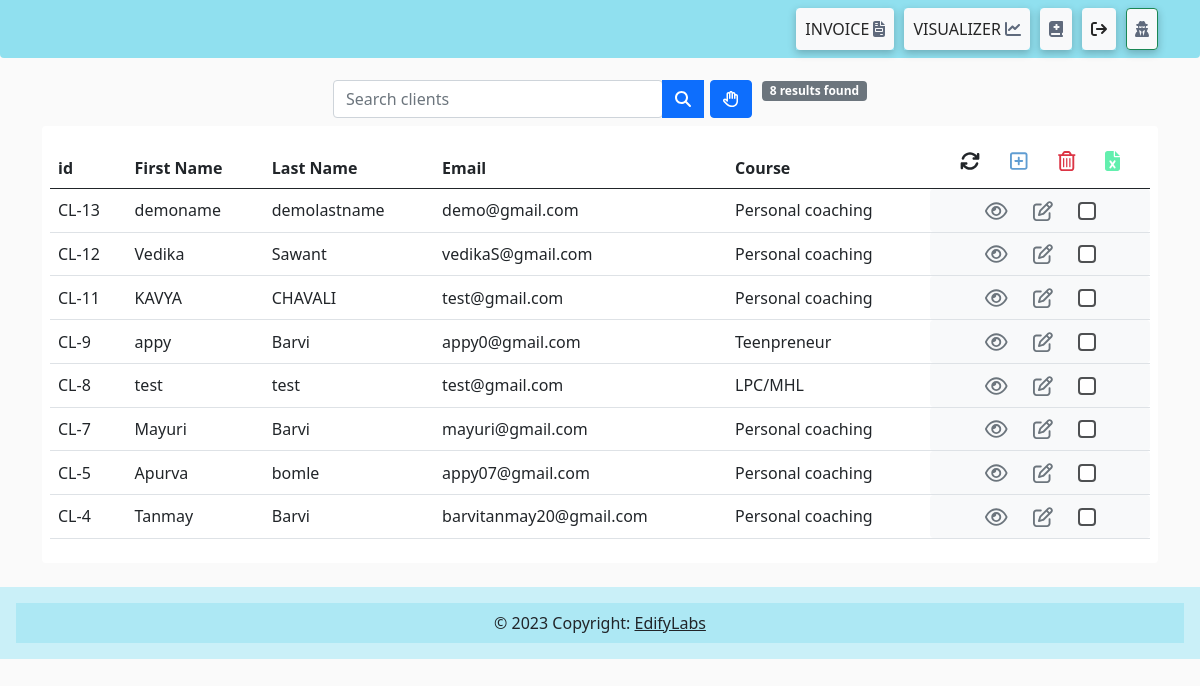
The app's page /clients-list/ (signed in) with its own data.
### clientsapp/models.py (models this page shows, shortened)
class Clients(models.Model):
    first_name = models.CharField(max_length=100)
    last_name = models.CharField(max_length=100)
    gender = models.CharField(max_length=1, null=True, choices=GENDER_client , blank=True)
    company_name = models.CharField(max_length=100)
    email_id = models.EmailField(max_length=100)
    contact = models.CharField(max_length=13)
    date_of_birth = models.CharField(max_length=100)
    address = models.TextField(max_length=150, null=True)
    coaching_type_course = models.ForeignKey(Course, on_delete=models.CASCADE)
    date_added = models.DateTimeField(auto_now_add=True)
    class Meta:
        ordering = ('-date_added', )

class Course(models.Model):
    title = models.CharField(" 📌 Title ", max_length=100)
    desc = models.CharField(
        "💬 Small Message?", max_length=100, blank=True, default="")
    date = models.DateTimeField(auto_now_add=True)
    def __str__(self):
        return str(self.title)

### clientsapp/views.py (the view)
# urls.py: path('clients-list/', clients_list, name='clients_list'),
@login_required(login_url='loginPage')
def clients_list(request):
    all_clients = Clients.objects.all()
    page = "All clients | Edify Lab's Business Tool"
    if len(all_clients) != 0:
        context_clients_list = {
            "clients_list": all_clients, "total_clients": len(all_clients) , "page" : page}
    else:
        error = "NO SILENTS 0"
        context_clients_list = {"error": error  , "page":page}
    return render(request, "clients_template/clients_list.html/", context_clients_list)

### templates/clients_template/clients_list.html (shortened to what this page needs)
{% extends "base.html" %}
{% load crispy_forms_tags %}
{% block content %}
<br>
<div class="container mt-5" style="overflow-x:auto">
    <div class="container-fluid mt-2 mb-2">
        <form method="POST" action="{% url 'search_client' %}">
              <div style="display: inline-block;" class="row height d-flex justify-content-center align-items-center">
                <div class="col-md-6">
                    <div class="input-group">
                        <input  type="text" name="title" class="form-control rounded" placeholder="Search clients"  />
                        <button type="submit" class="btn btn-primary form-submit-button"> <i class="fas fa-search"></i></button>
                        <div style="margin-left:6px ;">
                            <button class="btn btn-primary" type="button" data-bs-toggle="offcanvas" data-bs-target="#offcanvasTop" aria-controls="offcanvasTop">
                                <i class="fa-regular fa-hand"></i>
                            </button>
                        </div>
                        <div style="margin-left:10px ;">
                            {% if filter_title %}
                                <h6><span class="badge bg-secondary">  {{filter_title_total}}  results found</span></h6>
                            {% elif total_clients%}
                            <h6><span class="badge bg-secondary"> {{total_clients}} results found</span></h6>
                            {% else %}
                            <h6><span class="badge bg-secondary"> 0 results found</span></h6>
                            {% endif %}
                        </div>
                    </div>
                </div>
            </div>
        </form>
    </div>
    {% if filter_title %}
    <form method="post" class="bg-white p-2  rounded" action="{% url 'item_delete' %}">
        {% csrf_token %}
        <table class="table">
            <thead class="border-bottom  fw-bold">
                <tr>
                    <td>id</td>
                    <td>First Name</td>
                    <td>Last Name</td>
                    <td>Email</td>
                    <td>Course</td>
                    <td class="text-center " width="20%">
                        <a href="{% url 'clients_list' %}" title="Refresh" class="btn">
                            <i class="fa-solid fa-arrows-rotate fa-lg"></i>
                        </a>
                        <a href="{% url 'home' %}" class="btn"  title="Add a client">
                            <i class="fa-regular fa-square-plus fa-lg" style="color: #609dd2;"></i>
                        </a>
                        <button type="submit" class="btn"  title="Delete">
                            <i class="far fa-trash-alt fa-lg text-danger float-right"></i>
                        </button>
                         <a href="{% url 'download_clients_excel' %}" class="btn"  title="download to excel">
                            <i class="fa-solid fa-file-excel fa-lg" style="color: #63efae;"></i>
                        </a>
                    </td>
                </tr>
            </thead>
            <tbody  style="vertical-align: middle;">
                {% for clients in filter_title %}
                    <tr>
                        <td>CL-{{clients.id}}</td>
                        <td>{{clients.first_name}}</td>
                        <td>{{clients.last_name}}</td>
                        <td>{{clients.email_id}}</td>
                        <td>{{clients.coaching_type_course}}</td>
                        <td class="rounded bg-light text-center">
                            <a href="{% url 'download_client' clients.id %}" class="btn text-secondary px-0  inline-input">
                                <i class="fa-regular fa-eye fa-lg" title="view"></i>
                            </a>
                            <a href="{% url 'client_update' clients.id %}" class="btn text-secondary px-0  inline-input">
                                <i class="far fa-edit fa-lg"></i>
                            </a>
                            <input style="width:18px ;height: 18px; border: 2px solid #848b91" class="inline-input form-check-input " type="checkbox" value="{{ clients.id }}" name="item_ids">
                        </td>
                    </tr>
                {% endfor %}
            </tbody>
        </table>
    </form>
    {% else %}
    <form method="post" class="bg-white  p-2  rounded" action="{% url 'item_delete' %}">
        <table class="table">
            <thead class="border-bottom  fw-bold">
                <tr>
                    <td>id</td>
                    <td>First Name</td>
                    <td>Last Name</td>
                    <td>Email</td>
                    <td>Course</td>
                    <td class="text-center " width="20%">
                        <a href="{% url 'clients_list' %}" title="Refresh" class="btn">
                            <i class="fa-solid fa-arrows-rotate fa-lg"></i>
                        </a>
                        <a href="{% url 'home' %}" class="btn"  title="Add a client">
                            <i class="fa-regular fa-square-plus fa-lg" style="color: #609dd2;"></i>
                        </a>
                        <button type="submit" class="btn"  title="Delete">
                            <i class="far fa-trash-alt fa-lg text-danger float-right"></i>
                        </button>
                         <a href="{% url 'download_clients_excel' %}" class="btn"  title="download to excel">
                            <i class="fa-solid fa-file-excel fa-lg" style="color: #63efae;"></i>
                        </a>
                    </td>
                </tr>
            </thead>
            <tbody style="vertical-align: middle;">
                {% for clients in clients_list %}
                    <tr>
                        <td>CL-{{clients.id}}</td>
                        <td>{{clients.first_name}}</td>
                        <td>{{clients.last_name}}</td>
                        <td>{{clients.email_id}}</td>
                        <td>{{clients.coaching_type_course}}</td>
                        <td class="rounded bg-light text-center">
                            <a href="{% url 'download_client' clients.id %}" class="btn text-secondary px-0  inline-input">
                                <i class="fa-regular fa-eye fa-lg" title="view"></i>
                            </a>
                                <a href="{% url 'client_update' clients.id  %}" class="btn text-secondary px-0  inline-input">
                                    <i class="far fa-edit fa-lg"></i>
                                </a>
                                <input style="width:18px ;height: 18px; border: 2px solid #4e5052" class="inline-input form-check-input " type="checkbox" value="{{ clients.id }}" name="item_ids">
                        </td>
                    </tr>
                {% endfor %}
            </tbody>
        </table>
    </form>
    {% endif %}
</div>
  {% include 'footer.html' %}
{% endblock content %}

### templates/base.html (style rules this page uses)
.inline-input { display: inline-block; padding: 0px; vertical-align: middle; margin: 0 10px; }

### records on screen
Clients: id "13", first_name "demoname", last_name "demolastname", email_id "demo@gmail.com", coaching_type_course "Personal coaching"
Clients: id "12", first_name "Vedika", last_name "Sawant", email_id "vedikaS@gmail.com", coaching_type_course "Personal coaching"
Clients: id "11", first_name "KAVYA", last_name "CHAVALI", email_id "test@gmail.com", coaching_type_course "Personal coaching"
Clients: id "9", first_name "appy", last_name "Barvi", email_id "appy0@gmail.com", coaching_type_course "Teenpreneur"
Clients: id "8", first_name "test", last_name "test", email_id "test@gmail.com", coaching_type_course "LPC/MHL"
Clients: id "7", first_name "Mayuri", last_name "Barvi", email_id "mayuri@gmail.com", coaching_type_course "Personal coaching"
Clients: id "5", first_name "Apurva", last_name "bomle", email_id "appy07@gmail.com", coaching_type_course "Personal coaching"
Clients: id "4", first_name "Tanmay", last_name "Barvi", email_id "barvitanmay20@gmail.com", coaching_type_course "Personal coaching"

### other values on screen
{{ total_clients }} "8"
